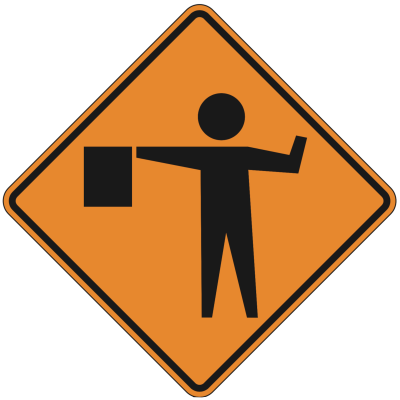
#> input picture build/data/construction signs/flagger_ahead_sign_1.jpg, 400 x 400 px; its folder holds only this picture in this run
$ python test_construction.py
#> lines starting #> are read from the running program, lines starting #| are printed output that depends on the picture; after the words box and inside, x2 and y2 are one past the last pixel; in counts of white or black regions, pixels touching at a corner belong together
### scripts/test_utils.py
"""Shared helpers for saving detection test images."""
import os

import cv2

ROOT = os.path.dirname(os.path.dirname(os.path.abspath(__file__)))
OUT_ROOT = os.path.join(ROOT, "build", "test_out")
STATIC_WIDTH = 400


def data_subfolder_path(relative_folder):
    """e.g. 'construction signs' -> absolute data path."""
    return os.path.join(ROOT, "data", relative_folder)


def output_subfolder_path(relative_folder):
    """Mirror data/ layout under build/test_out/."""
    path = os.path.join(OUT_ROOT, relative_folder)
    os.makedirs(path, exist_ok=True)
    return path


def load_resized(image_path, width=STATIC_WIDTH):
#> called with width = 400
    frame = cv2.imread(image_path)
#> frame is the input picture: shape (400, 400, 3); mean B, G, R 142.9, 177, 213.2
    if frame is None:
        return None
    height = int(frame.shape[0] * (width / frame.shape[1]))
#> height = 400
    return cv2.resize(frame, (width, height))


def save_detection_result(frame, data_relative_folder, image_filename):
    """
    Save annotated frame only (no headers, no mask panels).
    Mirrors data/<folder>/ under build/test_out/<folder>/.
    """
    out_dir = output_subfolder_path(data_relative_folder)
    out_path = os.path.join(out_dir, image_filename)
    cv2.imwrite(out_path, frame)
    return out_path


def draw_label(frame, bounding_box, label, color, thickness=3, font_scale=0.8):
    x, y, w, h = bounding_box
    cv2.rectangle(frame, (x, y), (x + w, y + h), color, thickness)
    cv2.putText(
        frame,
        label,
        (x, max(y - 10, 20)),
        cv2.FONT_HERSHEY_SIMPLEX,
        font_scale,
        color,
        2,
    )

### scripts/test_construction.py
"""Test CONSTRUCTION SIGN detection on data/construction signs/*.jpg."""
import glob
import os
import sys

sys.path.insert(0, os.path.dirname(os.path.abspath(__file__)))

import cv2

from test_utils import (
    ROOT,
    data_subfolder_path,
    draw_label,
    load_resized,
    save_detection_result,
)

DATA_FOLDER = "construction signs"
CONSTRUCTION_COLOR = (0, 140, 255)  # BGR orange


def get_static_orange_mask(frame):
    blurred = cv2.GaussianBlur(frame, (5, 5), 0)
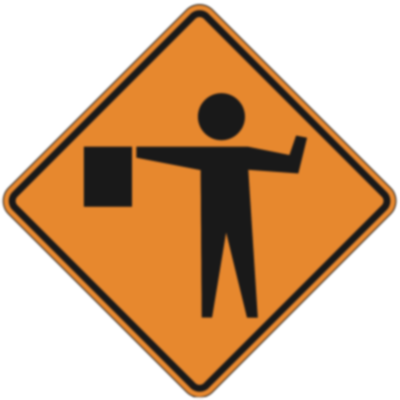
#> blurred: shape (400, 400, 3); mean B, G, R 142.9, 177, 213.2
    hsv = cv2.cvtColor(blurred, cv2.COLOR_BGR2HSV)
#> hsv: shape (400, 400, 3); mean H, S, V 6.7, 83.4, 213.2
    mask = cv2.inRange(hsv, (3, 100, 80), (25, 255, 255))
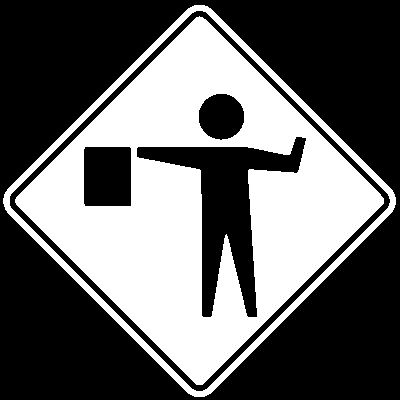
#> mask: shape (400, 400); 39.7% white; 2 white regions, box (x1, y1, x2, y2) and area: (15, 16, 384, 385) 56541, (3, 5, 396, 397) 7007
    k = cv2.getStructuringElement(cv2.MORPH_RECT, (3, 3))
    mask = cv2.morphologyEx(mask, cv2.MORPH_OPEN, k)
#> mask: shape (400, 400); 39.7% white; 2 white regions, box (x1, y1, x2, y2) and area: (15, 17, 384, 385) 56537, (3, 5, 396, 397) 7007
    mask = cv2.morphologyEx(mask, cv2.MORPH_CLOSE, k)
#> mask: shape (400, 400); 39.7% white; 2 white regions
    return mask


def detect_construction(mask, frame):
    rows, cols = frame.shape[:2]
#> rows = 400; cols = 400
    contours, _ = cv2.findContours(mask, cv2.RETR_EXTERNAL, cv2.CHAIN_APPROX_SIMPLE)
#> contours = 1 contour; box (x1, y1, x2, y2) and area: (3, 5, 396, 397) 82528
    max_a = rows * cols * 0.99
#> max_a = 158400
    largest = max((cv2.contourArea(c) for c in contours if cv2.contourArea(c) < max_a), default=0)
#> largest = 82528
    detected = 0
    for c in contours:
        area = cv2.contourArea(c)
        if area < 500 or area > max_a or area < largest * 0.30:
            continue
        bb = cv2.boundingRect(c)
        if bb[1] > rows * 0.90:
            continue
        ar = bb[2] / bb[3]
        if ar < 0.75 or ar > 1.25:
            continue
        hull = cv2.convexHull(c)
        v = len(cv2.approxPolyDP(hull, 0.04 * cv2.arcLength(hull, True), True))
        if v == 4:
            detected += 1
            draw_label(frame, bb, "CONSTRUCTION SIGN", CONSTRUCTION_COLOR)
#> this loop made 1 pass
#> (area, ar, v, detected, x in draw_label, y in draw_label, w in draw_label, h in draw_label) on pass 1: (82528, 1, 4, 1, 3, 5, 393, 392)
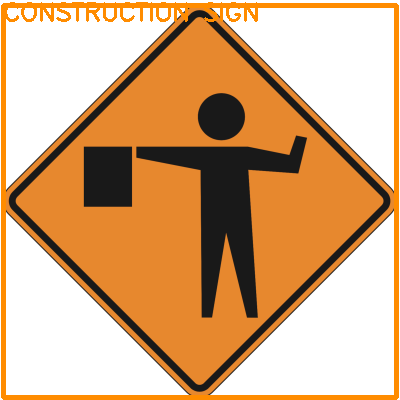
#> frame: shape (400, 400, 3); 5.77% of pixels changed, all inside (x1, y1, x2, y2) = (1, 2, 399, 400)
#> after the loop, detected = 1
    return detected


def image_paths():
    folder = data_subfolder_path(DATA_FOLDER)
    patterns = [
        os.path.join(folder, "*.jpg"),
        os.path.join(folder, "*.jpeg"),
        os.path.join(folder, "*.png"),
        os.path.join(ROOT, "data", "construction", "*.jpg"),
    ]
    seen = set()
    paths = []
    for pattern in patterns:
        for p in sorted(glob.glob(pattern)):
            if p not in seen:
                seen.add(p)
                paths.append(p)
    return paths


def main():
    paths = image_paths()
    if not paths:
        print(f"No images found in data/{DATA_FOLDER}/")
        return 1

    passed = failed = 0
    saved = []
    for path in paths:
        name = os.path.basename(path)
        frame = load_resized(path)
        if frame is None:
            print(f"SKIP {name}: could not load")
            continue

        det = detect_construction(get_static_orange_mask(frame), frame)
#> det = 1
        out_path = save_detection_result(frame, DATA_FOLDER, name)
        saved.append(out_path)

        if det:
            passed += 1
            print(f"PASS {name} -> {out_path}")
#| PASS flagger_ahead_sign_1.jpg -> build/test_out/construction signs/flagger_ahead_sign_1.jpg
        else:
            failed += 1
            print(f"FAIL {name} (no detection) -> {out_path}")

    print(f"\n{passed} passed, {failed} failed, {len(saved)} saved")
#| 1 passed, 0 failed, 1 saved
    if saved:
        try:
            os.startfile(os.path.dirname(saved[0]))
        except OSError:
            pass
    return 0 if failed == 0 else 1


if __name__ == "__main__":
    raise SystemExit(main())
#> (the program exits here)
